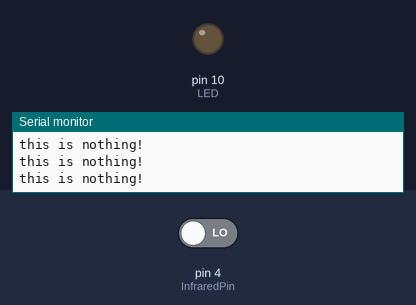
Recording of a sketch running on a simulated Arduino Uno, built with avr-gcc and run on an emulated ATmega328P. Parts: output pins drawn as LEDs (lit = HIGH), the last lines printed to the serial monitor. The inputs (shaded band) are chosen by the test bench; at power-on: pin 4 (InfraredPin) LOW.

Above: at 1.2 s.
1.3 s: pin 4 (InfraredPin) driven HIGH
At 1.7 s:
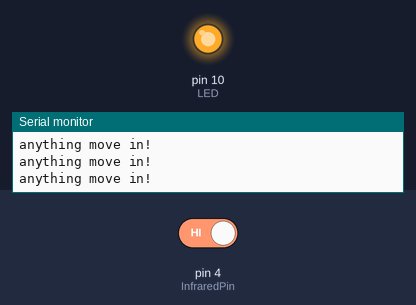
2.8 s: pin 4 (InfraredPin) driven LOW
At 4.2 s:
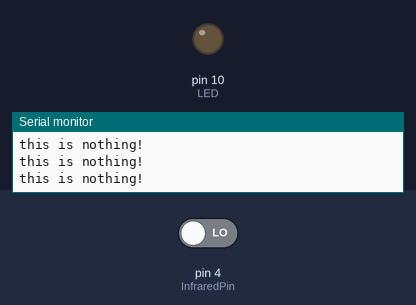
Timing chart, 0 to 5.8 s (numbered marks = the images above; inputs shaded):
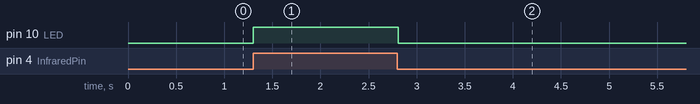

The sketch:

hongngoai.ino
```cpp
const int InfraredPin = 4;
const int LED = 10;
void setup()
{
  pinMode(LED, OUTPUT);
  pinMode(InfraredPin, INPUT);
  Serial.begin(9600);
}

void loop()
{
  if (digitalRead(InfraredPin) == HIGH)
  {
    digitalWrite(LED, HIGH);
    Serial.println("anything move in!");
  }
  else
  {
    digitalWrite(LED, LOW);
    Serial.println("this is nothing!");
  }
  delay(50);
}
```

Measured:
- after the input at 1.3 s, pin 10 (LED): LOW → HIGH at once
- after the input at 2.8 s, pin 10 (LED): HIGH → LOW at once
